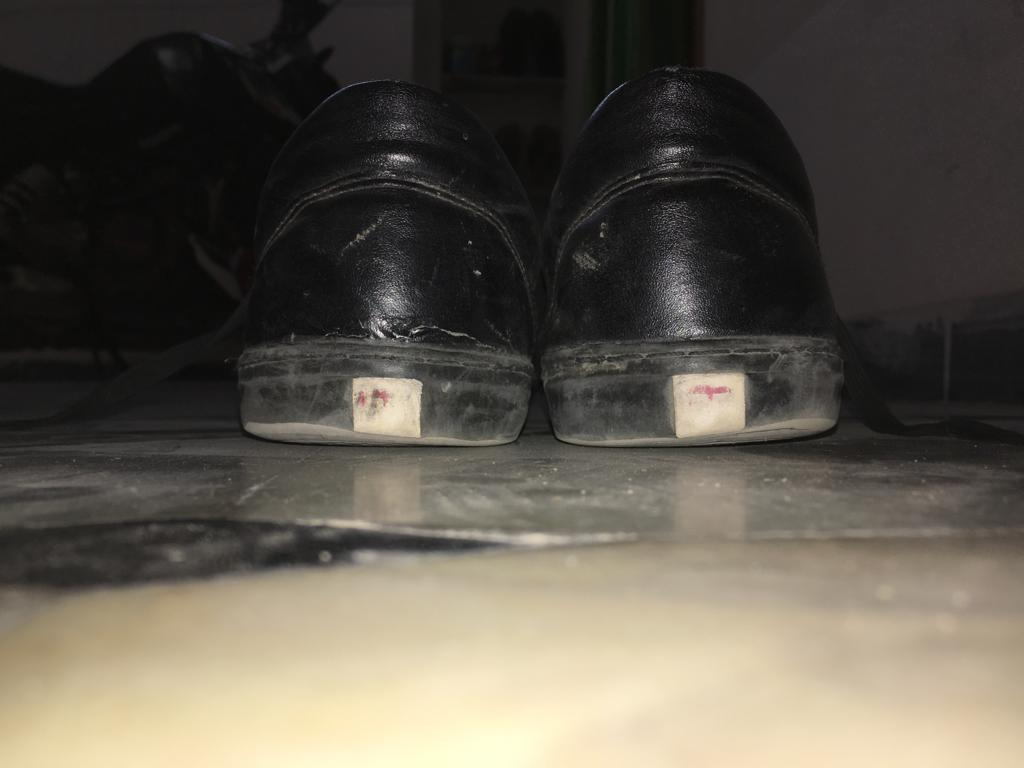
#> input picture pics/pics2/WhatsApp Image 2022-01-31 at 10.19.17 AM.jpeg, 1024 x 768 px, found by its file name
$ python trail2.py   (older library calls are emulated)
#> lines starting #> are read from the running program, lines starting #| are printed output that depends on the picture; after the words box and inside, x2 and y2 are one past the last pixel; in counts of white or black regions, pixels touching at a corner belong together
import cv2
import numpy as np
import matplotlib.pyplot as plt

img = cv2.imread('pics\pics2\WhatsApp Image 2022-01-31 at 10.19.17 AM.jpeg', cv2.IMREAD_COLOR)
#> img is the input picture: shape (768, 1024, 3); mean B, G, R 77.1, 87.5, 93

gray = cv2.cvtColor(img, cv2.COLOR_BGR2GRAY)
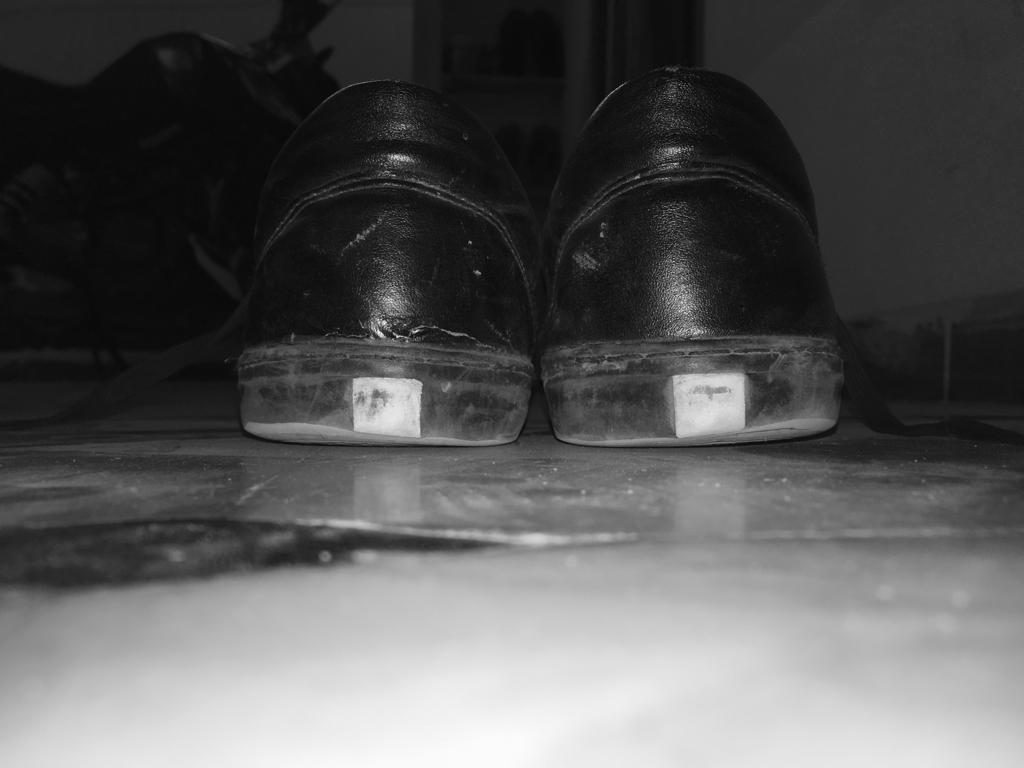
#> gray: shape (768, 1024); min 0, max 254, mean 88

grad_x = cv2.Sobel(gray, cv2.CV_64F, 1, 0, ksize=3)
grad_y = cv2.Sobel(gray, cv2.CV_64F, 0, 1, ksize=3)
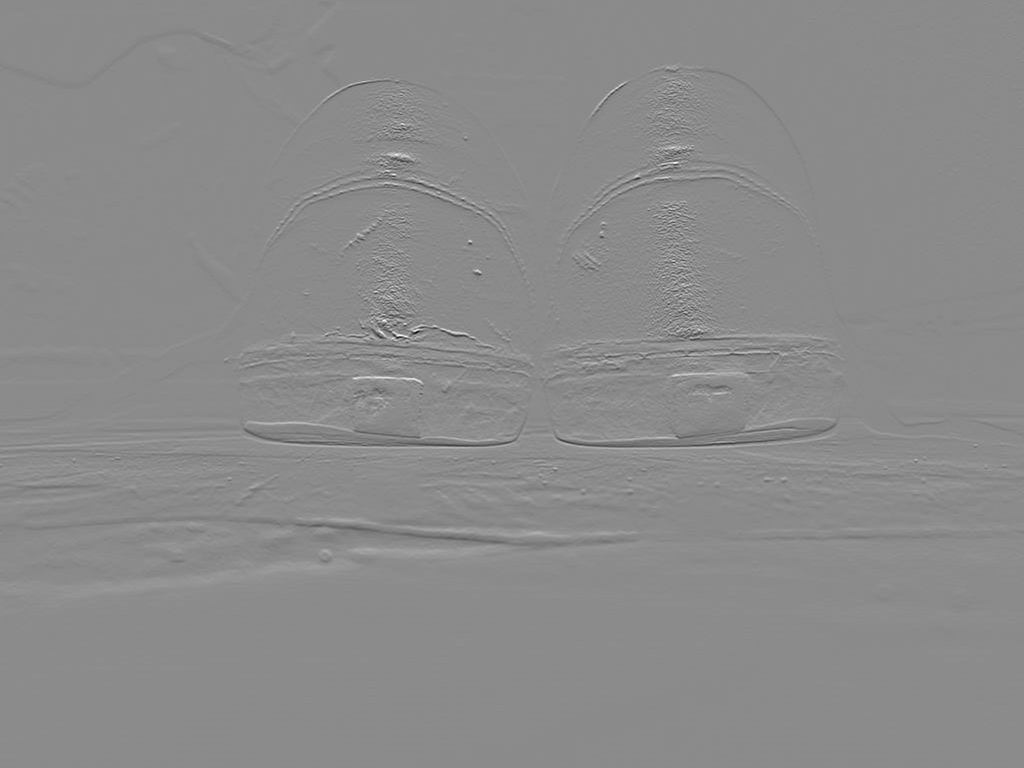
#> grad_y: shape (768, 1024) float64; min -720, max 603, mean 2.1; drawn with min black and max white

abs_grad_x = cv2.convertScaleAbs(grad_x)
abs_grad_y = cv2.convertScaleAbs(grad_y)

grad = cv2.addWeighted(abs_grad_x, 0.5, abs_grad_y, 0.5, 0)
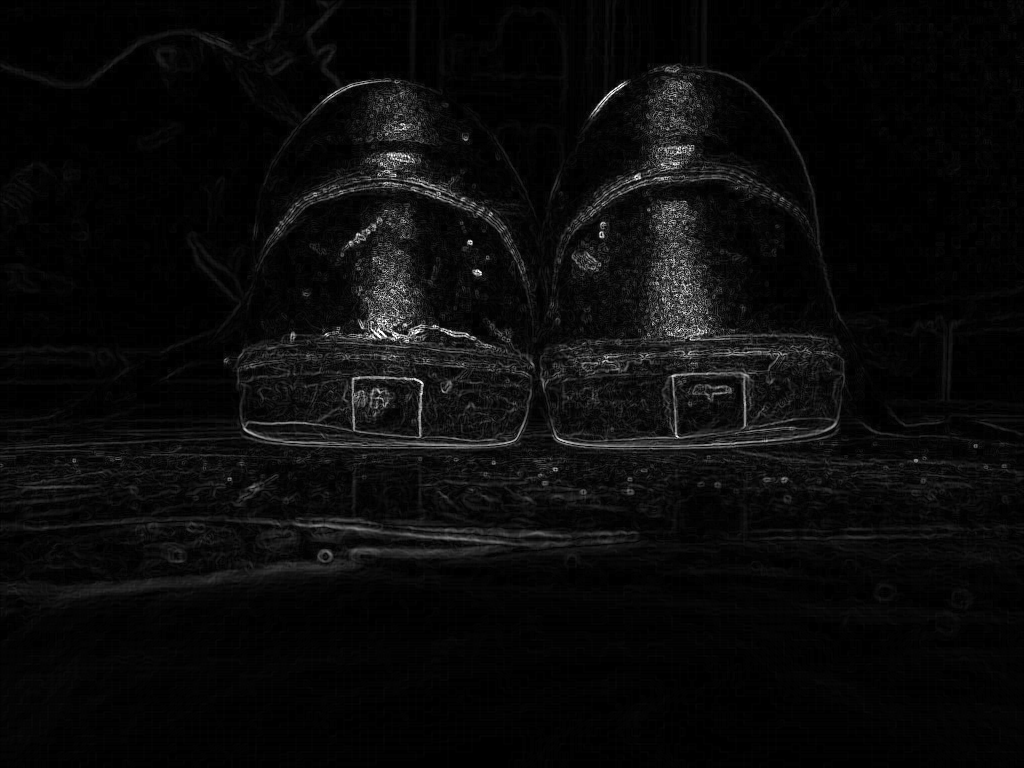
#> grad: shape (768, 1024); min 0, max 255, mean 10.4

cv2.imshow('grad X',grad_x)
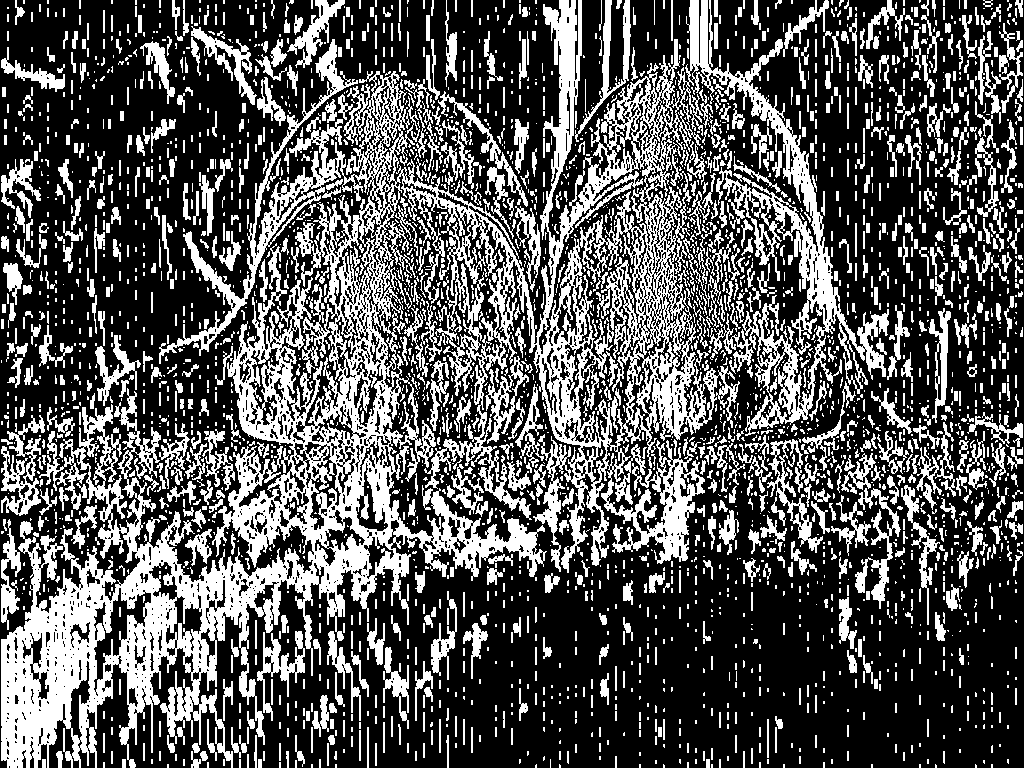
#> window 'grad X': shape (768, 1024); 33.6% white; 3396 white regions (2261 under 20 px), largest, box (x1, y1, x2, y2) and area: (1, 0, 889, 768) 147716, (1, 415, 45, 516) 1780, (438, 91, 528, 239) 1542
cv2.imshow('grad Y',grad_y)
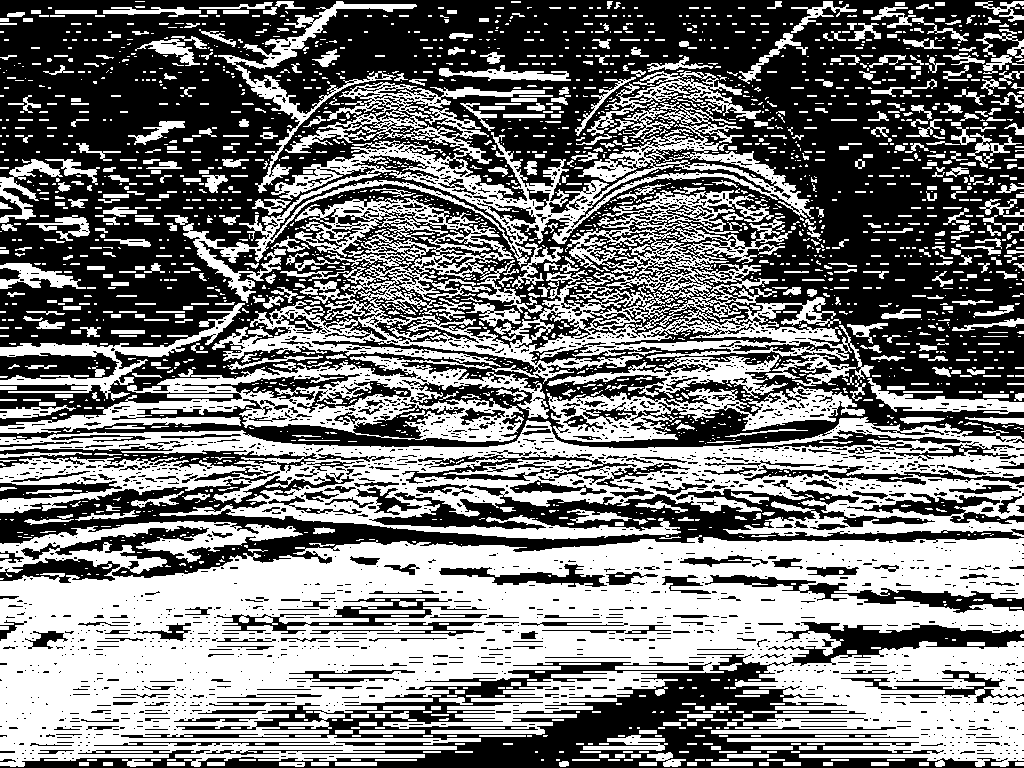
#> window 'grad Y': shape (768, 1024); 47.7% white; 2404 white regions (1670 under 20 px), largest, box (x1, y1, x2, y2) and area: (0, 521, 1024, 767) 158683, (0, 190, 874, 442) 53129, (0, 417, 1024, 540) 52488
cv2.imwrite('Sobel Demo - Simple Edge Detector.jpg',grad)
cv2.waitKey()

$ run again, with pics/pics2/WhatsApp Image 2022-01-31 at 10.19.14 AM.jpeg copied over pics/pics2/WhatsApp Image 2022-01-31 at 10.19.17 AM.jpeg
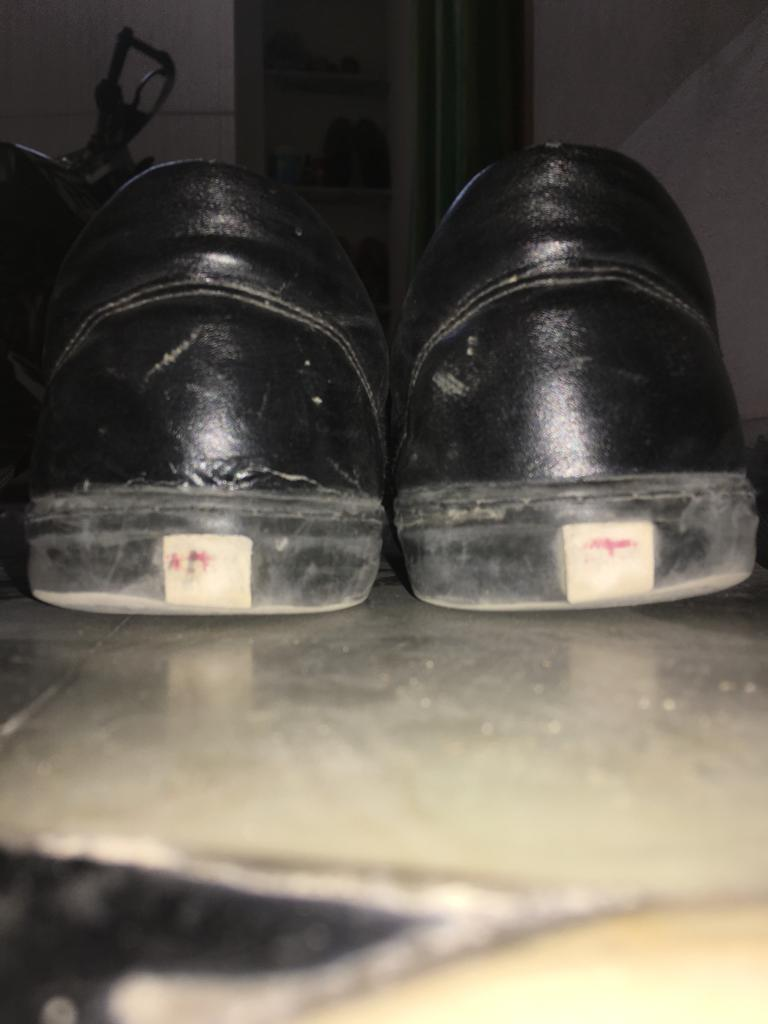
#> input picture pics/pics2/WhatsApp Image 2022-01-31 at 10.19.14 AM.jpeg, 768 x 1024 px, found by its file name
#> img is the input picture: shape (1024, 768, 3); mean B, G, R 85.2, 95, 100.6
#> `cv2.imshow('grad X',grad_x)`:
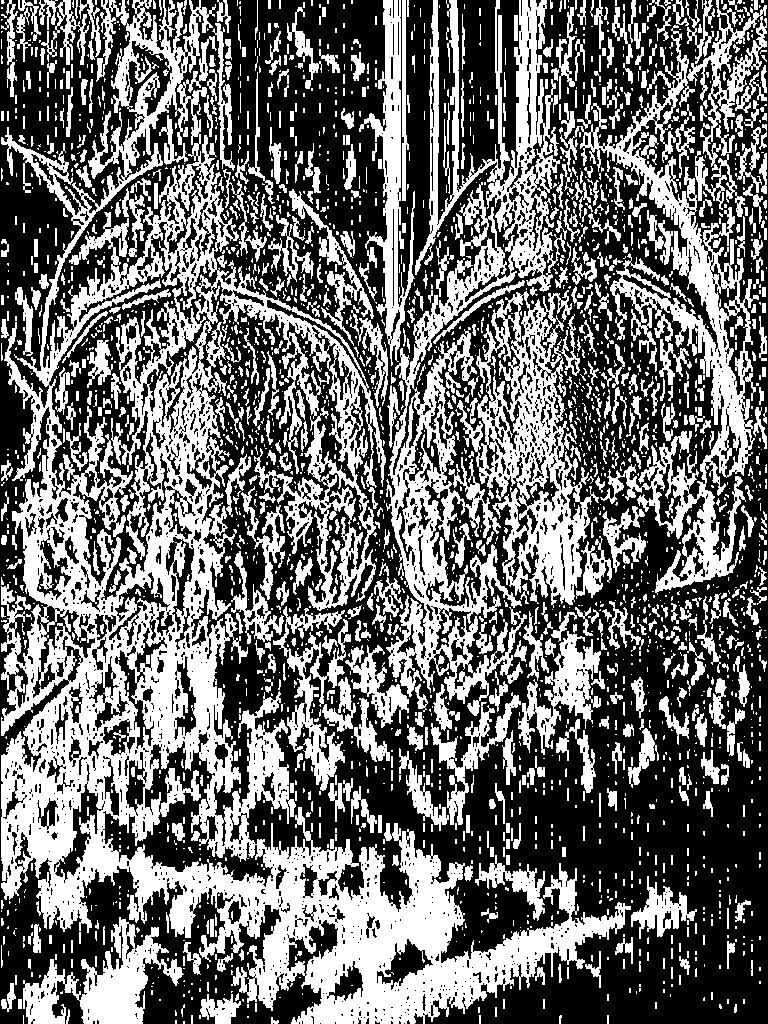
#> window 'grad X': shape (1024, 768); 42.5% white; 2676 white regions (1899 under 20 px), largest, box (x1, y1, x2, y2) and area: (1, 0, 631, 1024) 142685, (386, 0, 566, 716) 33254, (560, 25, 759, 595) 22118
#> `cv2.imshow('grad Y',grad_y)`:
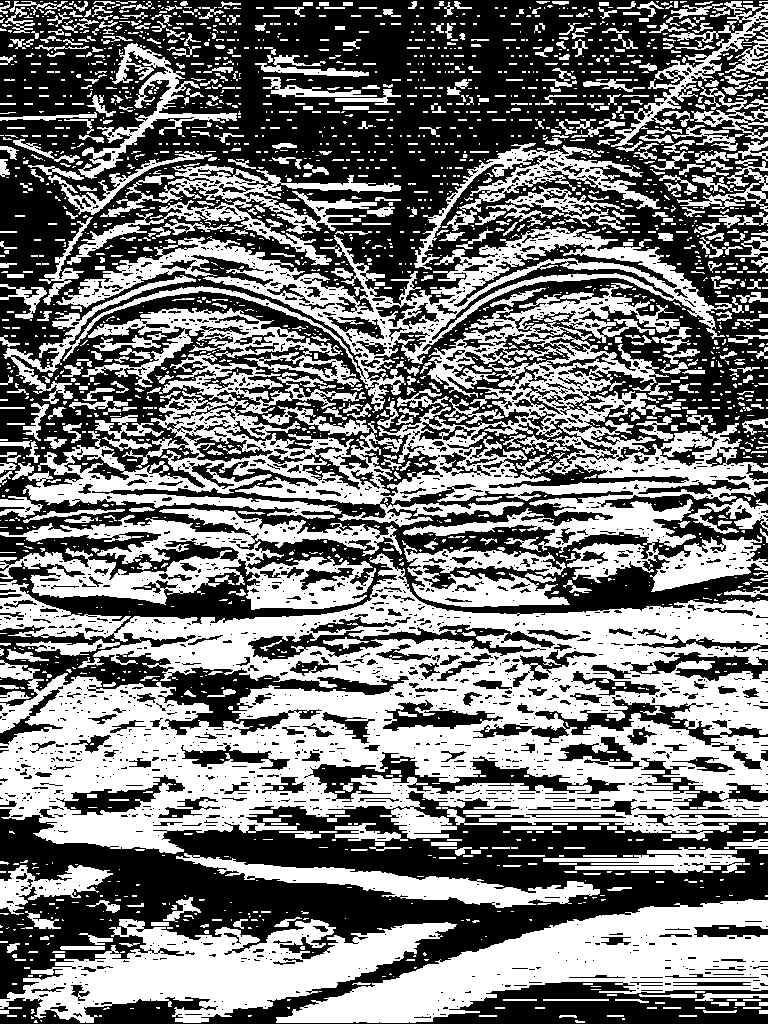
#> window 'grad Y': shape (1024, 768); 47.3% white; 2367 white regions (1704 under 20 px), largest, box (x1, y1, x2, y2) and area: (0, 553, 768, 854) 114226, (12, 283, 768, 592) 59316, (276, 899, 768, 1023) 26332

$ run again, with pics/pics2/WhatsApp Image 2022-01-31 at 10.19.15 AM.jpeg copied over pics/pics2/WhatsApp Image 2022-01-31 at 10.19.17 AM.jpeg
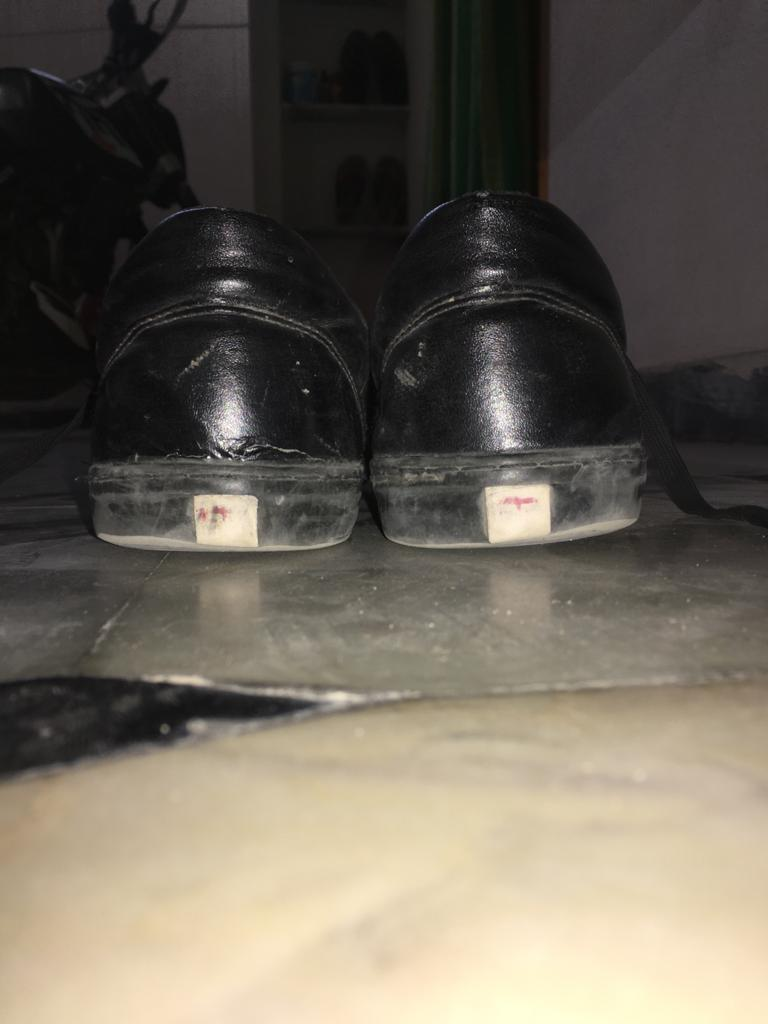
#> input picture pics/pics2/WhatsApp Image 2022-01-31 at 10.19.15 AM.jpeg, 768 x 1024 px, found by its file name
#> img is the input picture: shape (1024, 768, 3); mean B, G, R 88.7, 100, 106.7
#> `cv2.imshow('grad X',grad_x)`:
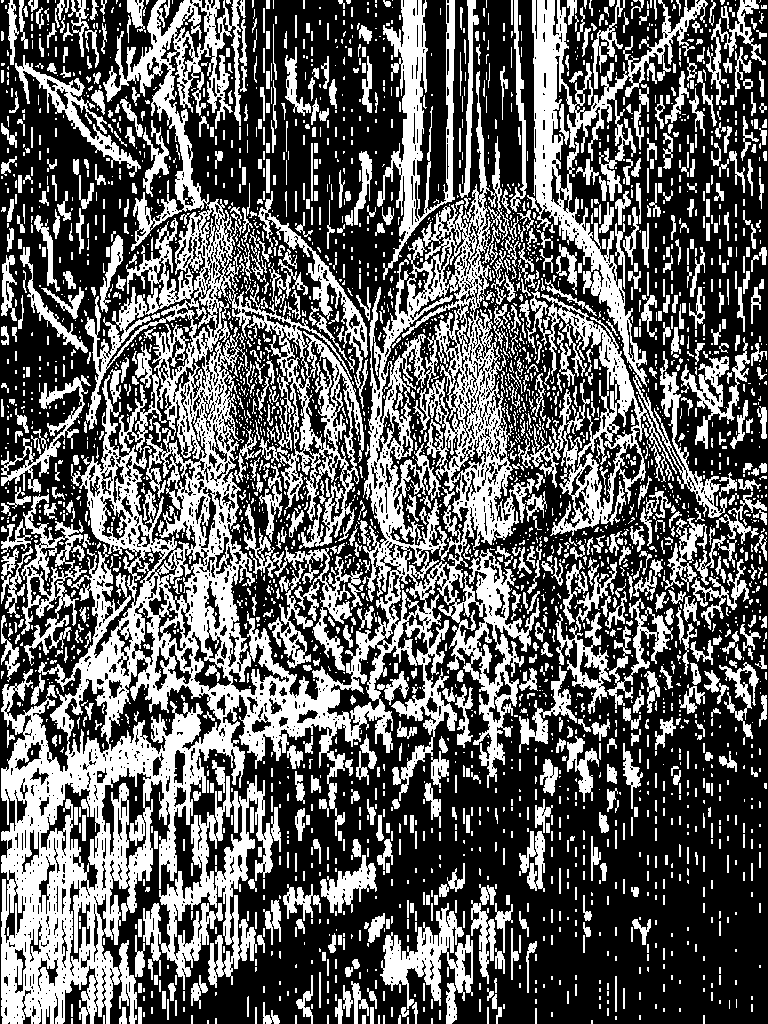
#> window 'grad X': shape (1024, 768); 38.4% white; 3169 white regions (2166 under 20 px), largest, box (x1, y1, x2, y2) and area: (1, 0, 540, 1024) 135543, (527, 0, 727, 518) 15405, (143, 775, 281, 990) 9350
#> `cv2.imshow('grad Y',grad_y)`:
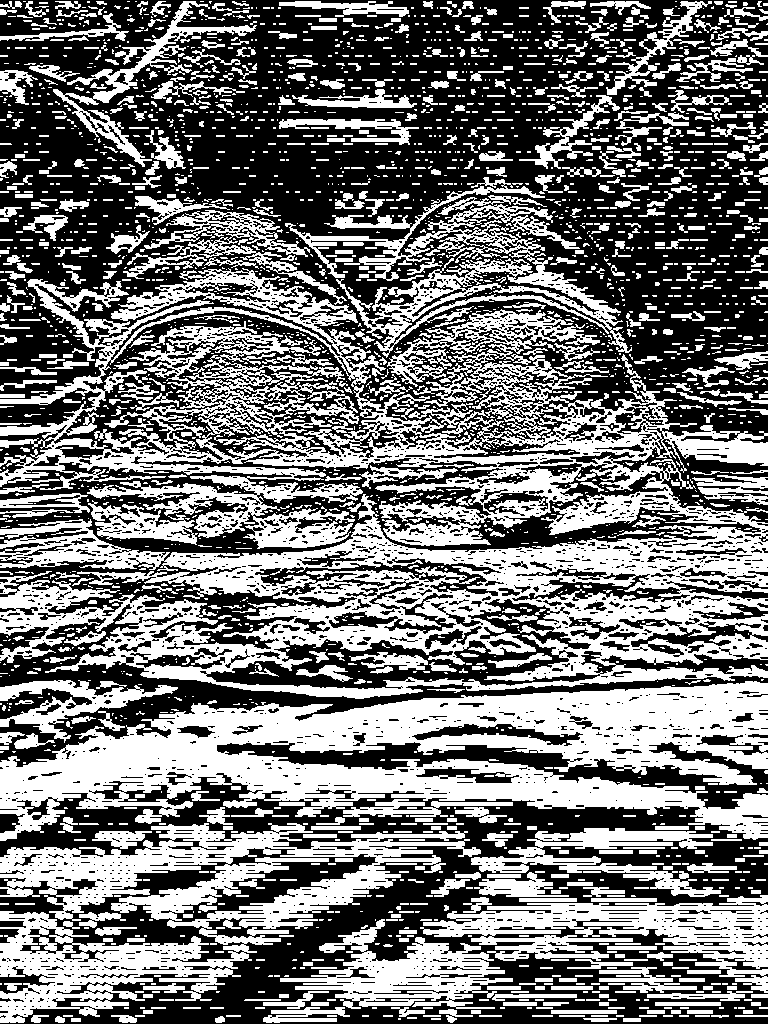
#> window 'grad Y': shape (1024, 768); 45.9% white; 2742 white regions (1920 under 20 px), largest, box (x1, y1, x2, y2) and area: (0, 268, 768, 699) 129886, (0, 681, 768, 841) 59983, (0, 823, 481, 1023) 33191
